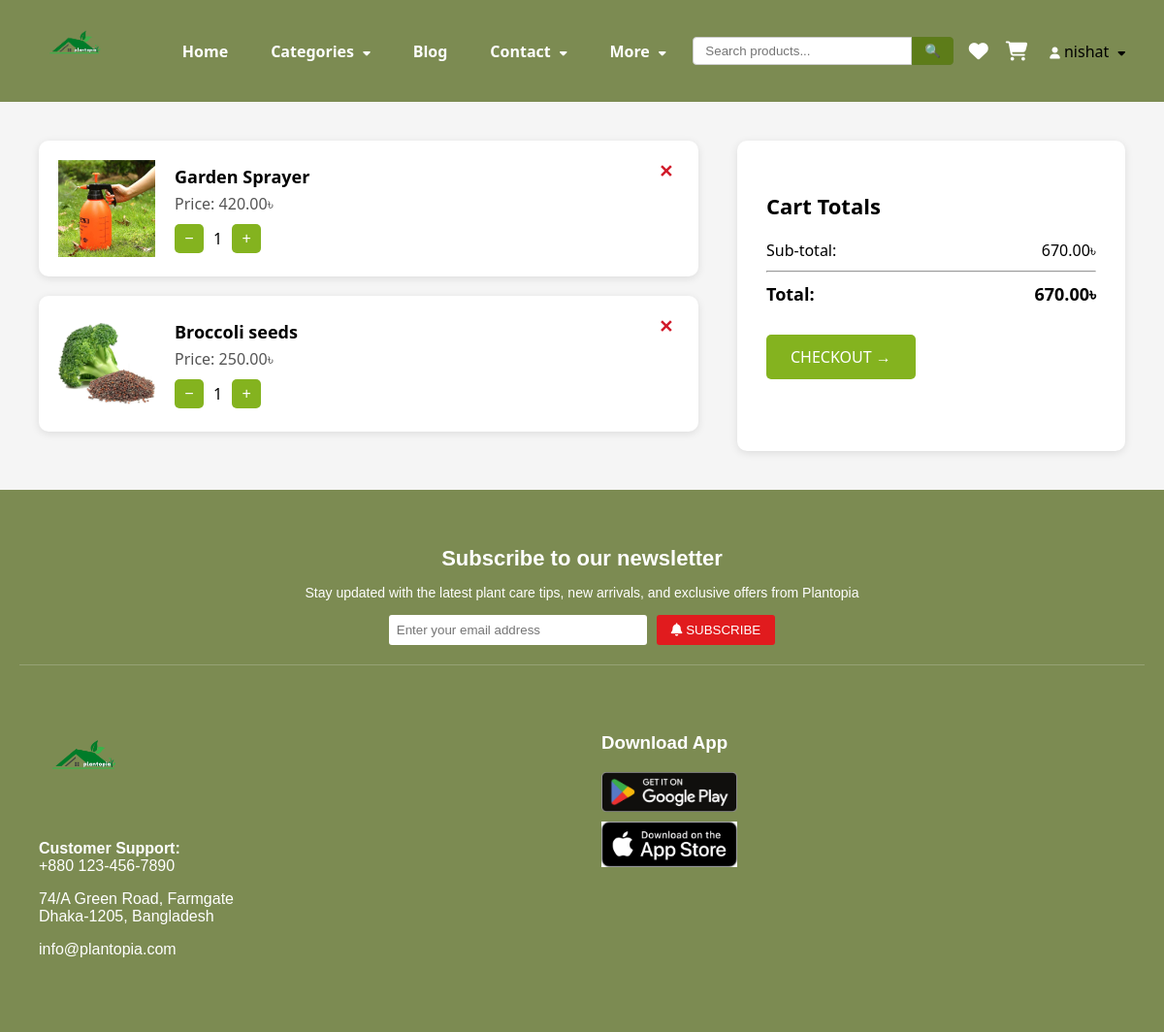
Before: /cart/ (signed in) with the older database file.
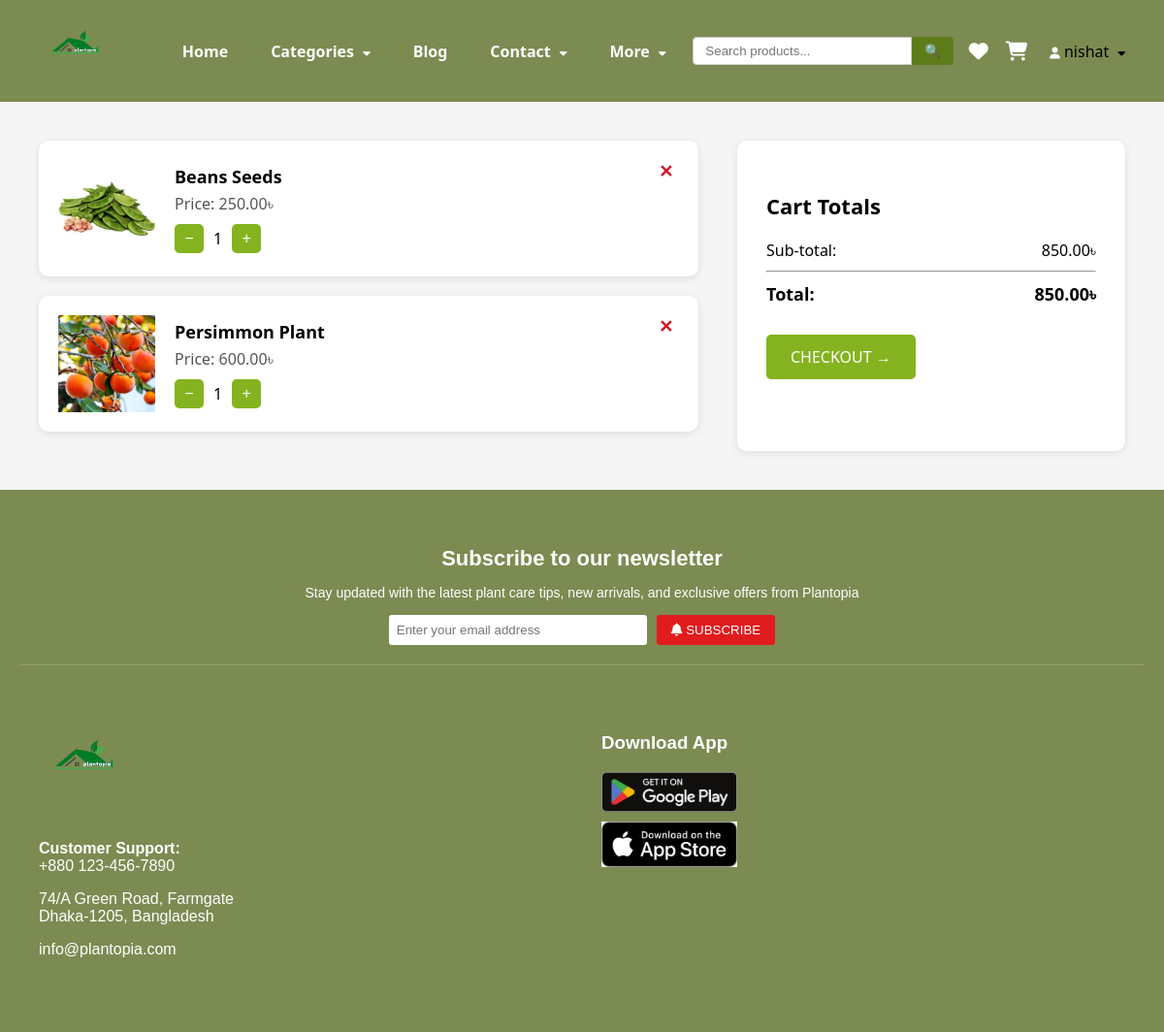
After: the same page with the newer database file.
### shop/models.py (models this page shows, shortened)
class Cart(models.Model):
    user = models.ForeignKey(User, on_delete=models.CASCADE, db_index=True)
    product = models.ForeignKey(Product, on_delete=models.CASCADE, db_index=True)
    quantity = models.PositiveIntegerField(default=1)
    added_at = models.DateTimeField(auto_now_add=True)
    def sub_total(self):
        return (self.product.discount_price if self.product.discount_price else self.product.price) * self.quantity
    class Meta:
        unique_together = ('user', 'product')

class Product(models.Model):
    name = models.CharField(max_length=100)
    slug = models.SlugField(max_length=255, unique=True, blank=True)
    image = models.ImageField(upload_to='products/')
    price = models.DecimalField(max_digits=8, decimal_places=2)
    discount_price = models.DecimalField(max_digits=8, decimal_places=2, null=True, blank=True)
    category = models.ForeignKey('Category', on_delete=models.CASCADE)
    description = models.TextField(blank=True, null=True)
    availability = models.BooleanField(default=True)
    size = models.CharField(max_length=50, blank=True, null=True)
    stock = models.PositiveIntegerField(default=0)
    rating = models.FloatField(
        default=0,
        validators=[MinValueValidator(0), MaxValueValidator(5)]
    )
    best_deal = models.BooleanField(default=False)
    owner = models.ForeignKey(User, on_delete=models.CASCADE, null=True, blank=True, related_name="products")

### shop/views.py (the view)
# urls.py: path('cart/', views.cart_view, name='cart'),
@login_required
def cart_view(request):
    cart_items = Cart.objects.filter(user=request.user)
    sub_total = sum(item.sub_total() for item in cart_items)
    total = sub_total
    order = Order.objects.filter(user=request.user, status='Pending').order_by('-id').first()
    if not order:
        order = Order.objects.create(user=request.user, status='Pending')
    return render(request, 'cart.html', {
        'cart_items': cart_items,
        'sub_total': sub_total,
        'total': total,
        'order': order,
    })

### shop/context_processors.py (called while the page is built)
def categories_processor(request):
    return {
        'categories': Category.objects.filter(parent__isnull=True)
    }

### templates/cart.html (shortened to what this page needs)
{% extends 'base.html' %}
{% load static %}
{% block content %}
<link rel="stylesheet" href="{% static 'css/cart.css' %}">
<div class="cart-container">
    <div class="cart-items">
        {% for item in cart_items %}
        <div class="cart-item">
            <img src="{{ item.product.image.url }}" alt="{{ item.product.name }}" class="product-image">
            <div class="item-details">
                <h4>{{ item.product.name }}</h4>
                <p>Price: {{ item.product.discount_price|default:item.product.price }}৳</p>
                <form method="post" action="{% url 'update_cart_quantity' item.id %}">
                    <div class="quantity-controls">
                        <button type="submit" name="action" value="decrease">−</button>
                        <span>{{ item.quantity }}</span>
                        <button type="submit" name="action" value="increase">+</button>
                    </div>
                </form>
            </div>
            <form method="post" action="{% url 'remove_from_cart' item.id %}" class="remove-form">
                <button type="submit" class="remove-btn">✕</button>
            </form>
        </div>
        {% empty %}
        <p>Your cart is empty.</p>
        {% endfor %}
    </div>
    <div class="cart-summary">
        <h3>Cart Totals</h3>
        <p>Sub-total: <span>{{ sub_total }}৳</span></p>
        <hr>
        <p class="total">Total: <span>{{ total }}৳</span></p>
        {% if cart_items %}
        <a href="{% url 'order_summary' %}" class="checkout-btn">CHECKOUT →</a>
        {% endif %}
    </div>
</div>
{% endblock %}

### templates/base.html (shortened to what this page needs)
{% load static %}
<!DOCTYPE html>
<html lang="en">
<head>
    <link rel="stylesheet" href="{% static 'css/base.css' %}">
    <link rel="stylesheet" href="https://cdnjs.cloudflare.com/ajax/libs/font-awesome/6.5.0/css/all.min.css">
</head>
<body>
<nav class="navbar">
    <div class="logo">
        <a href="{% url 'home' %}"><img src="{% static 'images/logo.png' %}" alt="Logo"></a>
    </div>
    <ul class="nav-links">
        <li><a href="{% url 'home' %}">Home</a></li>
        <li class="dropdown">
            <a href="#" id="categories-btn">Categories <i class="fa-solid fa-caret-down"></i></a>
        </li>
        <li><a href="{% url 'blog' %}">Blog</a></li>
        <li class="dropdown">
            <a href="#" id="contact-btn">Contact <i class="fa-solid fa-caret-down"></i></a>
        </li>
        <li class="dropdown">
            <a href="#" id="more-btn">More <i class="fa-solid fa-caret-down"></i></a>
        </li>
    </ul>
    <form method="GET" action="{% url 'search' %}" class="search-form" style="display: flex; align-items: center;">
        <input
            type="text"
            name="q"
            placeholder="Search products..."
            style="padding: 6px 12px; border: 1px solid #ccc; border-radius: 4px 0 0 4px; outline: none; width: 200px;">
        <button
            type="submit"
            style="padding: 6px 12px; background-color: #5d7c19; border: 1px solid #5d7b1e; border-radius: 0 4px 4px 0; color: white; cursor: pointer;">
            🔍
        </button>
    </form>
    <div class="nav-icons">
        {% if user.is_authenticated %}
            <a href="{% url 'wishlist' %}" class="icon-btn">
            <i class="fa fa-heart"></i>
            </a>
            <a href="{% url 'cart' %}" class="icon-btn">
            <i class="fa fa-shopping-cart"></i>
            </a>
        {% endif %}
        <div class="dropdown account-dropdown">
            <a href="#" id="account-btn">
                <i class="fa-solid fa-user user-icon"></i>
                {% if user.is_authenticated %}
                    {{ user.username }}
                {% endif %}
                <i class="fa-solid fa-caret-down"></i>
            </a>
        </div>
    </div>
</nav>
{% block content %}{% endblock %}
<footer class="site-footer">
    <div class="newsletter">
      <h2>Subscribe to our newsletter</h2>
      <p>Stay updated with the latest plant care tips, new arrivals, and exclusive offers from Plantopia</p>
      <form class="newsletter-form">
        <input type="email" placeholder="Enter your email address">
        <button type="submit">
          <i class="fas fa-bell"></i> SUBSCRIBE
        </button>
      </form>
    </div>
    <div class="footer-main">
      <div class="footer-column">
        <img src="{% static 'images/logo.png' %}" alt="Plantopia Logo" class="footer-logo">
        <p><strong>Customer Support:</strong><br>+880 123-456-7890</p>
        <p>74/A Green Road, Farmgate<br>Dhaka-1205, Bangladesh</p>
        <p><a href="mailto:info@plantopia.com">info@plantopia.com</a></p>
      </div>
      <div class="footer-column download-app">
        <h3>Download App</h3>
        <a href="#"><img src="{% static 'images/google-play.png' %}" alt="Google Play" class="app-icon"></a>
        <a href="#"><img src="{% static 'images/app-store.png' %}" alt="App Store" class="app-icon"></a>
      </div>
    </div>
  </footer>
</body>
</html>

### shop/static/css/base.css (style rules this page uses)
body { margin: 0; font-family: 'Segoe UI', sans-serif; background: #f8f8f8; }
a { text-decoration: none; color: inherit; }
ul { list-style: none; }
.navbar { background: #7C8B52; display: flex; justify-content: space-between; align-items: center; padding: 10px 40px; }
.logo img { height: 80px; }
.nav-links { display: flex; align-items: center; gap: 20px; }
.nav-links > li > a { color: white; font-weight: bold; padding: 8px 12px; border-radius: 6px; transition: background 0.3s; }
.nav-icons { display: flex; align-items: center; gap: 18px; }
.icon-btn { color: white; font-size: 20px; }
.user-icon { color: white; font-size: 22px; cursor: pointer; }
.dropdown { position: relative; }
.dropdown > a i { margin-left: 5px; font-size: 12px; }
.site-footer { background-color: #7C8B52;; color: #fff; padding: 40px 20px; font-family: Arial, sans-serif; }
.newsletter { text-align: center; background-color: #7C8B52 !important; padding-bottom: 20px; }
.newsletter h2 { font-size: 22px; margin-bottom: 10px; }
.newsletter p { margin-bottom: 15px; font-size: 14px; }
.newsletter-form { display: inline-flex; gap: 10px; flex-wrap: wrap; justify-content: center; }
.newsletter-form input[type="email"] { padding: 8px; border: none; width: 250px; border-radius: 3px; }
.newsletter-form button { background-color: #e11b1e; color: white; padding: 8px 15px; border: none; border-radius: 3px; cursor: pointer; }
.footer-main { display: flex; justify-content: space-between; flex-wrap: wrap; padding-top: 30px; border-top: 1px solid rgba(255, 255, 255, 0.2); }
.footer-column { flex: 1; min-width: 200px; margin: 20px; }
.footer-logo { width: 100px; margin-bottom: 10px; }
.download-app .app-icon { display: block; margin: 10px 0; width: 140px; }

### shop/static/css/cart.css (style rules this page uses)
.cart-container { display: flex; gap: 40px; padding: 40px; justify-content: space-between; background-color: #f5f5f5; }
.cart-items { flex: 2; }
.cart-item { display: flex; background: #fff; margin-bottom: 20px; padding: 20px; border-radius: 10px; align-items: center; justify-content: space-between; box-shadow: 0 2px 8px rgba(0,0,0,0.1); }
.product-image { width: 100px; height: 100px; object-fit: contain; margin-right: 20px; }
.item-details { flex: 1; margin-right: 20px; }
.item-details h4 { margin: 0; font-size: 18px; }
.item-details p { margin: 5px 0; color: #555; }
.quantity-controls { display: flex; align-items: center; gap: 10px; margin-top: 10px; }
.quantity-controls button { background: #84b31f; border: none; color: #fff; width: 30px; height: 30px; font-size: 16px; border-radius: 5px; cursor: pointer; }
.remove-form { margin: 0; align-self: flex-start; }
.remove-btn { background: none; border: none; color: #d11a2a; cursor: pointer; font-size: 18px; font-weight: bold; }
.cart-summary { flex: 1; background: #fff; padding: 30px; border-radius: 10px; box-shadow: 0 2px 8px rgba(0,0,0,0.1); }
.cart-summary h3 { margin-bottom: 20px; font-size: 22px; }
.cart-summary p { margin: 10px 0; font-size: 16px; display: flex; justify-content: space-between; }
.cart-summary .total { font-weight: bold; font-size: 18px; }
.checkout-btn { margin-top: 20px; display: inline-block; padding: 12px 25px; background: #84b31f; color: #fff; text-decoration: none; border-radius: 5px; }

Changed rows visible on the page:
removed Cart: product.image (picture), product.name "Garden Sprayer", product.discount_price "420.00", quantity "1"
removed Cart: product.image (picture), product.name "Broccoli seeds", product.discount_price "250.00", quantity "1"
added Cart: product.image (picture), product.name "Beans Seeds", product.discount_price "250.00", quantity "1"
added Cart: product.image (picture), product.name "Persimmon Plant", product.discount_price "600.00", quantity "1"
Other visible differences:
{{ sub_total }}: "670.00" → "850.00"
{{ total }}: "670.00" → "850.00"
